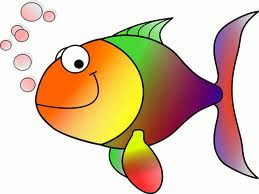
#> input picture samples/HappyFish.jpg, 259 x 194 px
$ python slic.py --image samples/HappyFish.jpg
#> lines starting #> are read from the running program, lines starting #| are printed output that depends on the picture
# import the necessary packages
from skimage.segmentation import slic
from skimage.segmentation import mark_boundaries
from skimage.util import img_as_float
from skimage import io
import matplotlib.pyplot as plt
import argparse

# construct the argument parser and parse the arguments
ap = argparse.ArgumentParser()
ap.add_argument("-i", "--image", required = True, help = "Path to the image")
args = vars(ap.parse_args())

# load the image and convert it to a floating point data type
image = img_as_float(io.imread(args["image"]))

# loop over the number of segments
if True:
    numSegments = 600
    print('stocazzo')
	# apply SLIC and extract (approximately) the supplied number
	# of segments
    segments = slic(image, compactness = 0.00000001, n_segments = numSegments, sigma = 5)
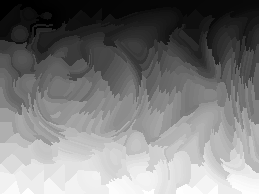
#> segments: shape (194, 259) int64; min 1, max 529, mean 257.3; drawn with min black and max white
    # show the output of SLIC
    print('fatto')
    fig = plt.figure("Superpixels -- %d segments" % (numSegments))
    ax = fig.add_subplot(1, 1, 1)
    ax.imshow(mark_boundaries(image, segments))
    plt.axis("off")

# show the plots
plt.show()
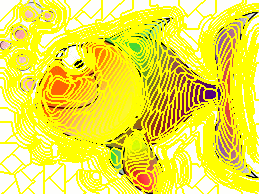
#> shown: shape (194, 259, 3) float64; mean R, G, B 0.945, 0.902, 0.284

$ run again, on samples/aero3.jpg
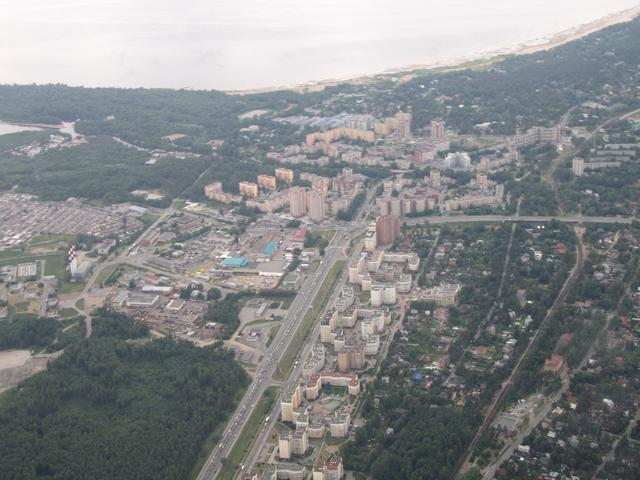
#> input picture samples/aero3.jpg, 640 x 480 px
#> `segments = slic(image, compactness = 0.00000001, n_segments = numSegme..`:
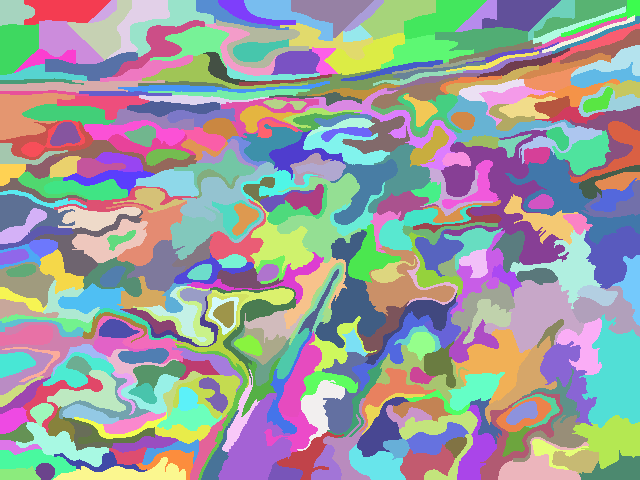
#> segments: shape (480, 640) int64; 374 distinct labels, from 1 to 374; one colour per label, 0 black
#> `plt.show()`:
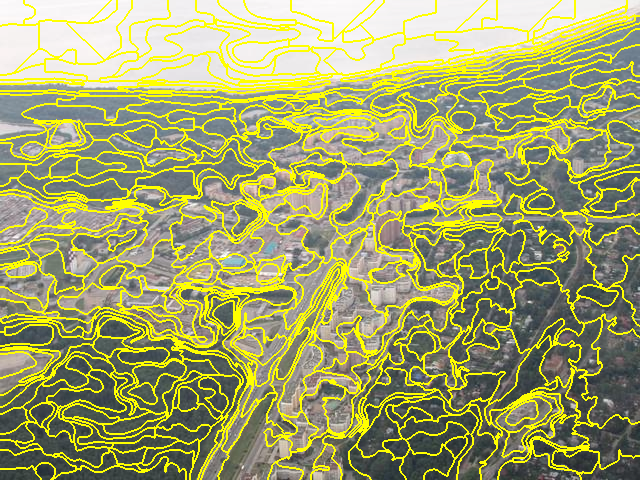
#> shown: shape (480, 640, 3) float64; mean R, G, B 0.634, 0.641, 0.421
